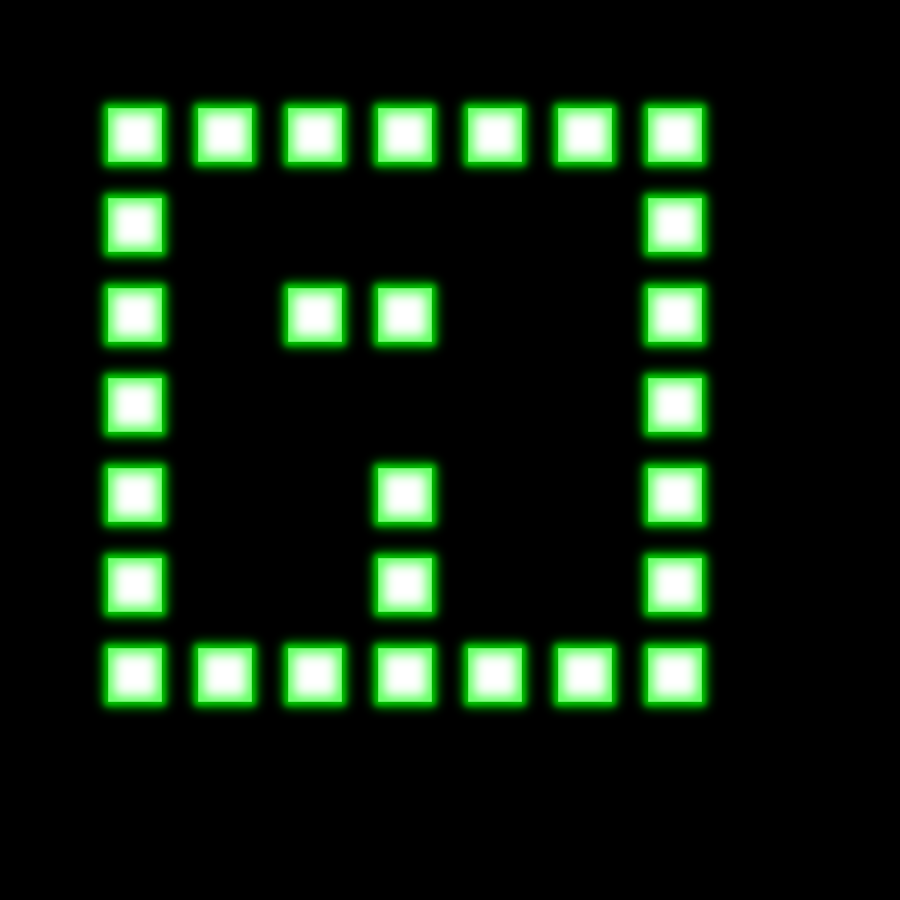

Tiled map render using the project's own tile images. Description and the map definition, with tile-layer contents summarised, below:
An orthogonal 10x10 tile map with 90x90 px tiles, 1 tile layer (Ground) and 7 objects (3x Box, 3x Point, Chuy).

<map version="1.0" orientation="orthogonal" width="10" height="10" tilewidth="90" tileheight="90">
 <tileset firstgid="1" name="SokoChuy" tilewidth="90" tileheight="90">
  <image source="gfx/tile.png" width="270" height="270" />
  <tile id="0">
   <properties>
    <property name="type" value="triangle a" />
   </properties>
  </tile>
  <tile id="1">
   <properties>
    <property name="type" value="triangle b" />
   </properties>
  </tile>
  <tile id="2">
   <properties>
    <property name="type" value="circle" />
   </properties>
  </tile>
  <tile id="3">
   <properties>
    <property name="type" value="triangle c" />
   </properties>
  </tile>
  <tile id="4">
   <properties>
    <property name="type" value="triangle d" />
   </properties>
  </tile>
  <tile id="5">
   <properties>
    <property name="type" value="square" />
   </properties>
  </tile>
 </tileset>
 <layer name="Ground" width="10" height="10">
  <properties>
   <property name="text" value="Area 6" />
  </properties>
  <data>[100 cells, 100 non-empty, 4 distinct tile ids]</data>
 </layer>
 <objectgroup name="Objects" width="10" height="10">
  <object name="Box" x="463" y="372" width="50" height="70" />
  <object name="Point" x="197" y="268" width="66" height="90" />
  <object name="Chuy" x="538" y="371" width="86" height="86" />
  <object name="Box" x="465" y="459" width="50" height="70" />
  <object name="Point" x="198" y="364" width="66" height="90" />
  <object name="Box" x="206" y="374" width="50" height="70" />
  <object name="Point" x="548" y="273" width="66" height="90" />
 </objectgroup>
</map>
